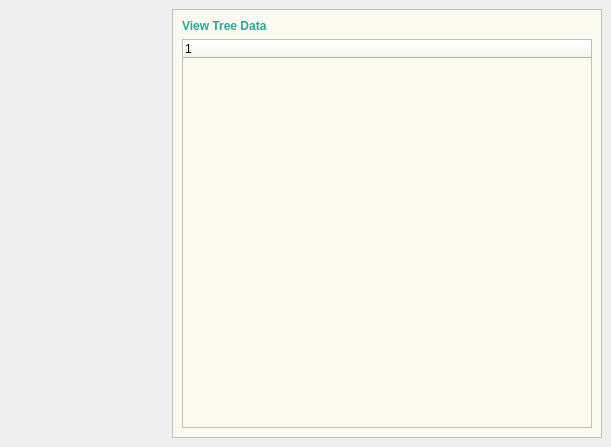
<?xml version="1.0" encoding="UTF-8"?>
<ui version="4.0">
 <class>MainWindow</class>
 <widget class="QMainWindow" name="MainWindow">
  <property name="geometry">
   <rect>
    <x>0</x>
    <y>0</y>
    <width>611</width>
    <height>447</height>
   </rect>
  </property>
  <property name="windowTitle">
   <string>MainWindow</string>
  </property>
  <widget class="QWidget" name="centralwidget">
   <layout class="QHBoxLayout" name="horizontalLayout">
    <property name="spacing">
     <number>0</number>
    </property>
    <item>
     <widget class="QWidget" name="widget" native="true">
      <property name="sizePolicy">
       <sizepolicy hsizetype="Preferred" vsizetype="Expanding">
        <horstretch>0</horstretch>
        <verstretch>0</verstretch>
       </sizepolicy>
      </property>
      <property name="maximumSize">
       <size>
        <width>200</width>
        <height>16777215</height>
       </size>
      </property>
      <property name="styleSheet">
       <string notr="true">background: qlineargradient(x1: 0,
    y1: 0,
    x2: 1,
    y2: 0,
    stop: 0 rgba(77, 173, 162, 255),
    stop: 1 rgba(94, 192, 182, 255)
);
</string>
      </property>
     </widget>
    </item>
    <item>
     <widget class="QFrame" name="frame_2">
      <property name="maximumSize">
       <size>
        <width>430</width>
        <height>16777215</height>
       </size>
      </property>
      <property name="styleSheet">
       <string notr="true">background-color: rgba(250, 250, 240); /* Slight transparency */


</string>
      </property>
      <property name="frameShape">
       <enum>QFrame::StyledPanel</enum>
      </property>
      <property name="frameShadow">
       <enum>QFrame::Raised</enum>
      </property>
      <layout class="QVBoxLayout" name="verticalLayout">
       <item>
        <widget class="QLabel" name="lbl_1">
         <property name="styleSheet">
          <string notr="true">/*background-color: rgb(38, 166, 154);*/
color: rgb(38, 166, 154);
font: 14pt &quot;MS Shell Dlg 2&quot;;
font-weight: bold;





</string>
         </property>
         <property name="text">
          <string>View Tree Data</string>
         </property>
        </widget>
       </item>
       <item>
        <widget class="QTreeWidget" name="treeWidget">
         <column>
          <property name="text">
           <string notr="true">1</string>
          </property>
         </column>
        </widget>
       </item>
      </layout>
     </widget>
    </item>
   </layout>
  </widget>
 </widget>
 <resources/>
 <connections/>
</ui>
